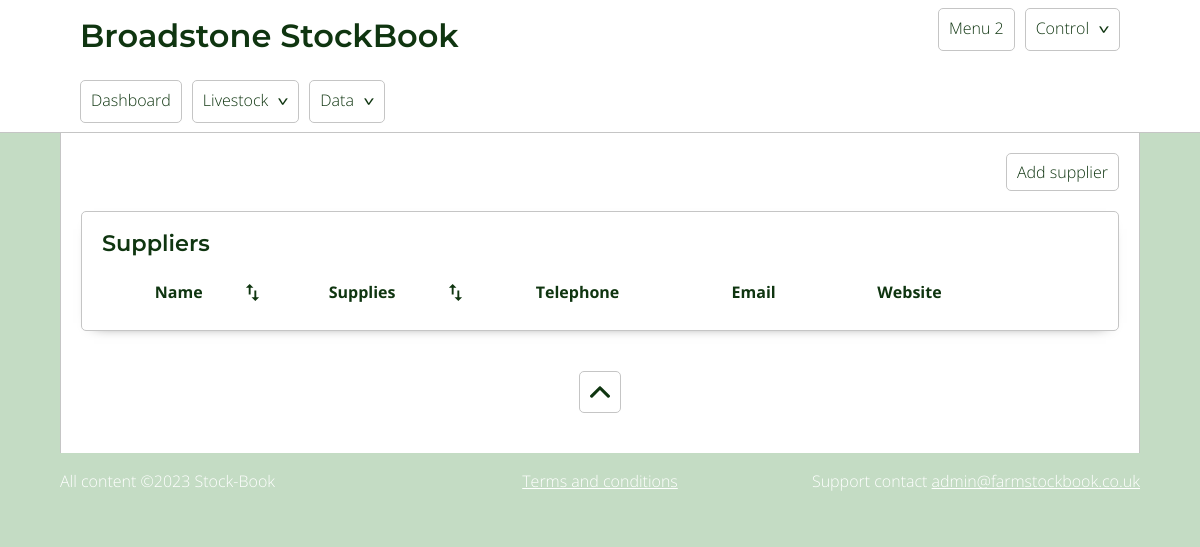
Page /suppliers.php on the earlier database version.
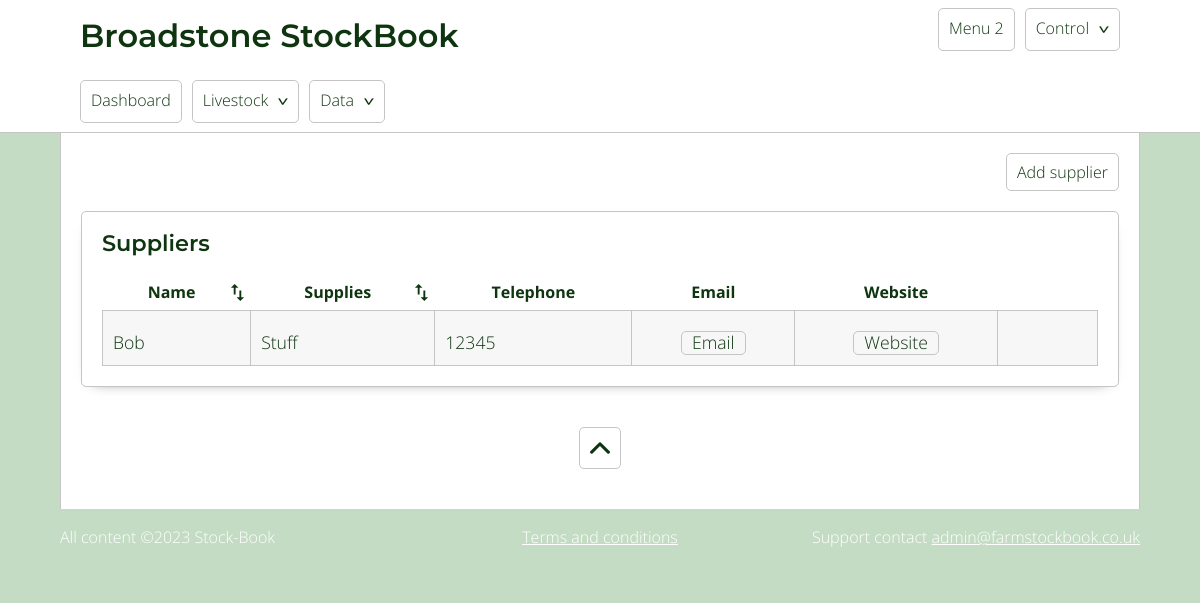
Same page on the later database version.
### tables this page shows
CREATE TABLE `supplier` (
  `id` int(11) NOT NULL,
  `supplier_name` varchar(400) NOT NULL,
  `supplies` text NOT NULL,
  `address` text NOT NULL,
  `website` varchar(400) NOT NULL,
  `email` varchar(400) NOT NULL,
  `telephone` varchar(100) NOT NULL,
  `notes` text NOT NULL,
  `deleted` tinyint(1) NOT NULL DEFAULT 0
);

### includes/classes/Db.class.php (called while the page is built, shortened)
<?php
    class Db{
            private $db_servername = "localhost";
            private $db_username = "flockbook";
            private $db_password = "flockbook";
            private $db_dbName = "fb_redesign";
            protected function connect(){
                $pdo = new PDO("mysql:host=$this->db_servername;dbname=$this->db_dbName", $this->db_username, $this->db_password);
                $pdo -> setAttribute(PDO::ATTR_ERRMODE, PDO::ERRMODE_EXCEPTION);
                return self::$conn = $pdo;
            }
    }
?>

### includes/classes/Supplier.class.php (the view, shortened to what this page needs)
<?php
    class Supplier extends Db{
            public function getAllSuppliers($site_data){
                    $query = "  SELECT *
                                FROM supplier
                                WHERE deleted = 0
                                ORDER BY supplier_name ASC";
                    $sql = self::$conn -> prepare($query);
                    $sql -> execute();
                    echo "<table class='sortable suppliers_table'>
                            <tr>
                                <th>Name</th>
                                <th>Supplies</th>
                                <th class='no_sort'>Telephone</th>
                                <th class='no_sort'>Email</th>
                                <th class='no_sort'>Website</th>
                                <th class='delete_col no_sort'></th>
                            </tr>";
                    while( $row = $sql -> fetch() ){
                            if( $row['website'] ){
                                $url = strpos($row['website'], 'http://') === 0 || strpos($row['website'], 'https://') === 0 ? $row['website'] : 'http://' . $row['website'];
                                $url = "<a class='tableLink' href='$url' target='_blank'>Website</a>";
                            }else{
                                $url = '';
                            }
                            $row['email'] = filter_var($row['email'], FILTER_VALIDATE_EMAIL) ? $row['email'] : null;
                            $email = $row['email'] ? "<a class='tableLink' href='mailto:$row[email]'>Email</a>" : "";
                            $supplierCount = $this -> supplierCount($row['id']);
                            $delete_cell = "<a class='js-delete delete_link' data-id='$row[id]' data-deletetype='supplier'>Delete</a>";
                            $deleteRow = $supplierCount ? '' : $delete_cell;
                        echo "<tr data-id='$row[id]' class='js-view'>
                                <td class='left'>$row[supplier_name]</th>
                                <td class='left'>$row[supplies]</td>
                                <td class='left'>$row[telephone]</td>
                                <td class='cen'>$email</td>
                                <td class='cen'>$url</td>
                                <td>$deleteRow</td>
                            </tr>";
                    }
                    echo "</table>";
            }
            public function supplierCount($supplier){
                        $query = "  SELECT COUNT(supplier) AS supplierCount
                                    FROM feed
                                    WHERE supplier = :supplier";
                        $sql = self::$conn -> prepare($query);
                        $sql -> bindParam(":supplier", $supplier);
                        $sql -> execute();
                        $row = $sql -> fetch();
                        $feedCount = $row['supplierCount'];
                        $query = "  SELECT COUNT(supplier) AS supplierCount
                                    FROM medicine
                                    WHERE supplier = :supplier";
                        $sql = self::$conn -> prepare($query);
                        $sql -> bindParam(":supplier", $supplier);
                        $sql -> execute();
                        $row = $sql -> fetch();
                        $medicineCount = $row['supplierCount'];
                $allCount = $feedCount + $medicineCount;
                return $allCount;
            }
    }
?>

Differences in the rows shown:
added supplier: supplier_name "Bob", supplies "Stuff", telephone "12345"
